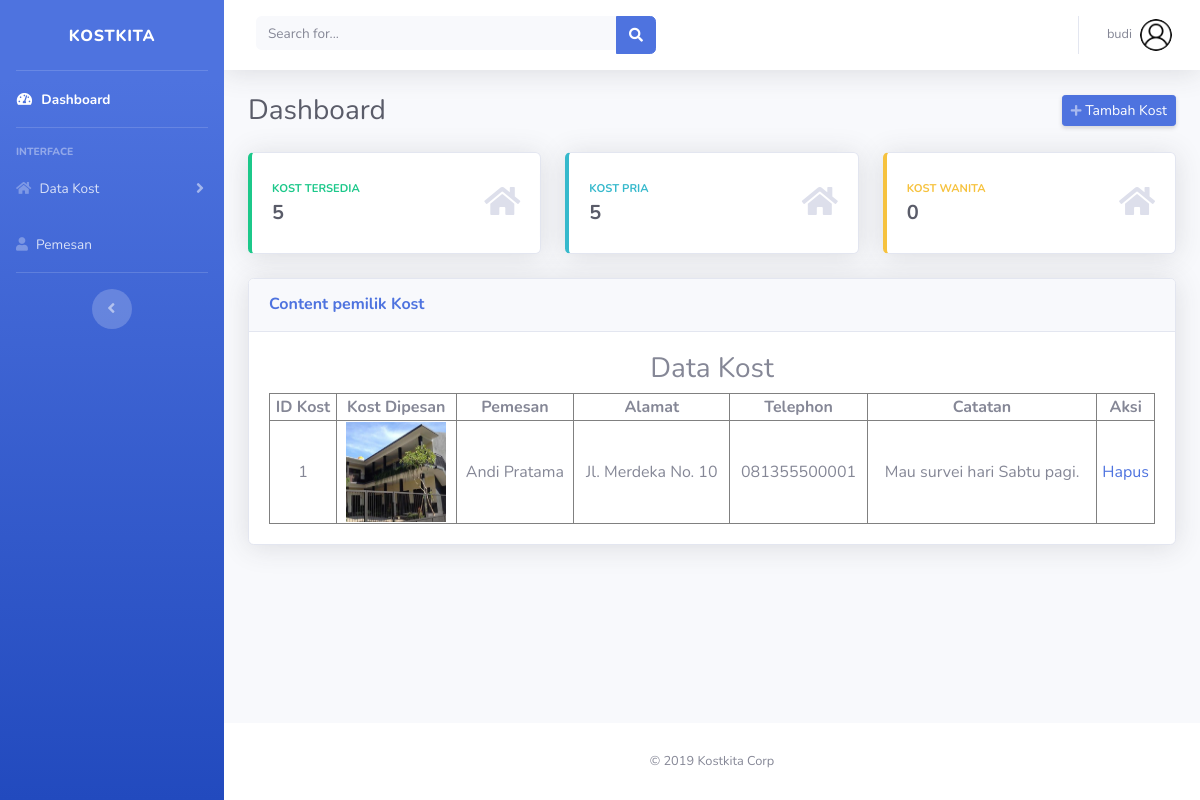
The page /admin/datapemesan.php?user=budi (signed in) on the database its author committed.
### tables this page shows
CREATE TABLE `pemesan` (
  `id_pemesan`   INT NOT NULL AUTO_INCREMENT,
  `id_kost`      INT NOT NULL,
  `nama_pemesan` VARCHAR(100) NOT NULL,
  `alamat`       TEXT NOT NULL,
  `telephon`     VARCHAR(30) NOT NULL,
  `catatan`      TEXT NOT NULL,
  PRIMARY KEY (`id_pemesan`),
  KEY `idx_kost` (`id_kost`)
);

CREATE TABLE `kost` (
  `id_kost`    INT NOT NULL AUTO_INCREMENT,
  `pemilik`    VARCHAR(50)  NOT NULL,
  `namakost`   VARCHAR(100) NOT NULL,
  `harga`      VARCHAR(30)  NOT NULL,
  `gambar`     VARCHAR(255) NOT NULL,
  `jenis_kost` VARCHAR(2)   NOT NULL,
  `alamat`     TEXT NOT NULL,
  `detail`     TEXT NOT NULL,
  `kulkas`     VARCHAR(100) NOT NULL DEFAULT '',
  `tv`         VARCHAR(100) NOT NULL DEFAULT '',
  `almari`     VARCHAR(100) NOT NULL DEFAULT '',
  `kasur`      VARCHAR(100) NOT NULL DEFAULT '',
  `kamarmandi` VARCHAR(100) NOT NULL DEFAULT '',
  `parkir`     VARCHAR(100) NOT NULL DEFAULT '',
  `cctv`       VARCHAR(100) NOT NULL DEFAULT '',
  `wifi`       VARCHAR(100) NOT NULL DEFAULT '',
  PRIMARY KEY (`id_kost`),
  KEY `idx_pemilik` (`pemilik`)
);

### admin/datapemesan.php (the view, shortened to what this page needs)
<!DOCTYPE html>
<html lang="en">
<?php
    $user=$_GET['user'];
    @$jk= $_GET['jk'];
?>
<head>
  <link href="../vendor/fontawesome-free/css/all.min.css" rel="stylesheet" type="text/css">
  <link href="../css/sb-admin-2.min.css" rel="stylesheet">
</head>
<body id="page-top">
  <div id="wrapper">
    <ul class="navbar-nav bg-gradient-primary sidebar sidebar-dark accordion" id="accordionSidebar">
      <a class="sidebar-brand d-flex " href="../index.php">
        <div class="sidebar-brand-text mx-3">&nbsp; &nbsp; &nbsp; &nbsp;KostKita</div>
      </a>
      <hr class="sidebar-divider my-0">
      <li class="nav-item active">
        <a class="nav-link" href="user.php?user=<?php echo  $user; ?>">
          <i class="fas fa-fw fa-tachometer-alt"></i>
          <span>Dashboard</span></a>
      </li>
      <hr class="sidebar-divider">
      <div class="sidebar-heading">
        Interface
      </div>
      <li class="nav-item">
        <a class="nav-link collapsed" href="#" data-toggle="collapse" data-target="#collapseUtilities" aria-expanded="true" aria-controls="collapseUtilities">
          <i class="fas fa-home"></i>
          <span>Data Kost</span>
        </a>
      </li>
      <li class="nav-item">
        <a class="nav-link collapsed" href="datapemesan.php?user=<?php echo $user; ?>">
          <i class="fas fa-user"></i>
          <span>Pemesan</span>
        </a>
      </li>
      <hr class="sidebar-divider">
      <div class="text-center d-none d-md-inline">
        <button class="rounded-circle border-0" id="sidebarToggle"></button>
      </div>
    </ul>
    <div id="content-wrapper" class="d-flex flex-column">
      <div id="content">
        <nav class="navbar navbar-expand navbar-light bg-white topbar mb-4 static-top shadow">
          <form class="d-none d-sm-inline-block form-inline mr-auto ml-md-3 my-2 my-md-0 mw-100 navbar-search">
            <div class="input-group">
              <input type="text" class="form-control bg-light border-0 small" placeholder="Search for..." aria-label="Search" aria-describedby="basic-addon2">
              <div class="input-group-append">
                <button class="btn btn-primary" type="button">
                  <i class="fas fa-search fa-sm"></i>
                </button>
              </div>
            </div>
          </form>
          <ul class="navbar-nav ml-auto">
            <li class="nav-item dropdown no-arrow">
              <a class="nav-link dropdown-toggle" href="#" id="userDropdown" role="button" data-toggle="dropdown" aria-haspopup="true" aria-expanded="false">
                <span class="mr-2 d-none d-lg-inline text-gray-600 small"><?php echo $user ?></span>
                <img class="img-profile rounded-circle" src="../assets/img/user.png">
              </a>
            </li>
          </ul>
        </nav>
        <div class="container-fluid">
          <div class="d-sm-flex align-items-center justify-content-between mb-4">
            <h1 class="h3 mb-0 text-gray-800">Dashboard</h1>
            <a href="add_kost.php?user=<?php echo $user; ?>&jk=<?php echo $jk; ?>" class="d-none d-sm-inline-block btn btn-sm btn-primary shadow-sm"><i class="fas fa-plus fa-sm text-white-50"></i> Tambah Kost</a>
          </div>
          <div class="row">
            <div class="col-xl-4 col-md-6 mb-4">
              <div class="card border-left-success shadow h-100 py-2">
                <div class="card-body">
                  <div class="row no-gutters align-items-center">
                    <div class="col mr-2">
                      <div class="text-xs font-weight-bold text-success text-uppercase mb-1">Kost Tersedia</div>
                      <div class="h5 mb-0 font-weight-bold text-gray-800">
                        <?php
                          include "../koneksi.php";
                            $query="select * from kost where pemilik='$user'";
                            $sql=mysqli_query($koneksi, $query);
                            $count=mysqli_num_rows($sql);
                            echo $count;
                        ?>
                      </div>
                    </div>
                    <div class="col-auto">
                      <i class="fas fa-home fa-2x text-gray-300"></i>
                    </div>
                  </div>
                </div>
              </div>
            </div>
            <div class="col-xl-4 col-md-6 mb-4">
              <div class="card border-left-info shadow h-100 py-2">
                <div class="card-body">
                  <div class="row no-gutters align-items-center">
                    <div class="col mr-2">
                      <div class="text-xs font-weight-bold text-info text-uppercase mb-1">Kost Pria</div>
                      <div class="row no-gutters align-items-center">
                        <div class="col-auto">
                          <div class="h5 mb-0 mr-3 font-weight-bold text-gray-800">
                            <?php
                            include "../koneksi.php";
                            $query="select jenis_kost from kost where jenis_kost='1' and pemilik='$user'";
                            $sql=mysqli_query($koneksi, $query);
                            $count=mysqli_num_rows($sql);
                            echo $count;
                            ?>
                          </div>
                        </div>
                      </div>
                    </div>
                    <div class="col-auto">
                      <i class="fas fa-home fa-2x text-gray-300"></i>
                    </div>
                  </div>
                </div>
              </div>
            </div>
            <div class="col-xl-4 col-md-6 mb-4">
              <div class="card border-left-warning shadow h-100 py-2">
                <div class="card-body">
                  <div class="row no-gutters align-items-center">
                    <div class="col mr-2">
                      <div class="text-xs font-weight-bold text-warning text-uppercase mb-1">Kost Wanita</div>
                      <div class="h5 mb-0 font-weight-bold text-gray-800">
                        <?php
                          include "../koneksi.php";
                            $query="select jenis_kost from kost where jenis_kost='2' and pemilik='$user'";
                            $sql=mysqli_query($koneksi, $query);
                            $count=mysqli_num_rows($sql);
                            echo $count;
                        ?>
                      </div>
                    </div>
                    <div class="col-auto">
                      <i class="fas fa-home fa-2x text-gray-300"></i>
                    </div>
                  </div>
                </div>
              </div>
            </div>
          </div>
          <div class="row">
            <div class="col-xl-12 col-lg-11">
              <div class="card shadow mb-4">
                <div class="card-header py-3 d-flex flex-row align-items-center justify-content-between">
                  <h6 class="m-0 font-weight-bold text-primary">Content pemilik Kost</h6>
                </div>
                <div class="card-body text-center">
                <h3>Data Kost</h3>
                <table border="1" width="100%">
                    <tr>
                        <th>ID Kost</th>
                        <th>Kost Dipesan</th>
                        <th>Pemesan</th>
                        <th>Alamat</th>
                        <th>Telephon</th>
                        <th>Catatan</th>
                        <th colspan="2">Aksi</th>
                    </tr>
                    <?php
                    include "../koneksi.php";
                    $query = "SELECT ko.gambar,ko.id_kost, pm.nama_pemesan, pm.alamat, pm.telephon, pm.catatan
                    FROM pemesan pm, kost ko
                    WHERE pm.id_kost=ko.id_kost and ko.pemilik='$user'";
                    $sql = mysqli_query($koneksi, $query);
                    foreach($sql as $data){
                        echo "<tr>";
                        echo "<td>".$data['id_kost']."</td>";
                        echo "<td><img src='../assets/img/".$data['gambar']."' width='100' height='100'></td>";
                        echo "<td>".$data['nama_pemesan']."</td>";
                        echo "<td>".$data['alamat']."</td>";
                        echo "<td>".$data['telephon']."</td>";
                        echo "<td>".$data['catatan']."</td>";
                        echo "<td><a href='delete_pemesan.php?id_kost=".$data['id_kost']."&user=".$user."'>Hapus</a></td>";
                        echo "</tr>";
                    }
                    ?>
                    </table>
                </div>
              </div>
            </div>
          </div>
        </div>
      </div>
      <footer class="sticky-footer bg-white">
        <div class="container my-auto">
          <div class="copyright text-center my-auto">
            <span>&copy; 2019 Kostkita Corp</span>
          </div>
        </div>
      </footer>
    </div>
  </div>
</body>
</html>

### rows shown on the page
pemesan: id_kost.id_kost "1", id_kost.gambar (picture), nama_pemesan "Andi Pratama", alamat "Jl. Merdeka No. 10", telephon "081355500001", catatan "Mau survei hari Sabtu pagi."

### other values the page prints
$user "budi"
$count "5"
$count "0"
